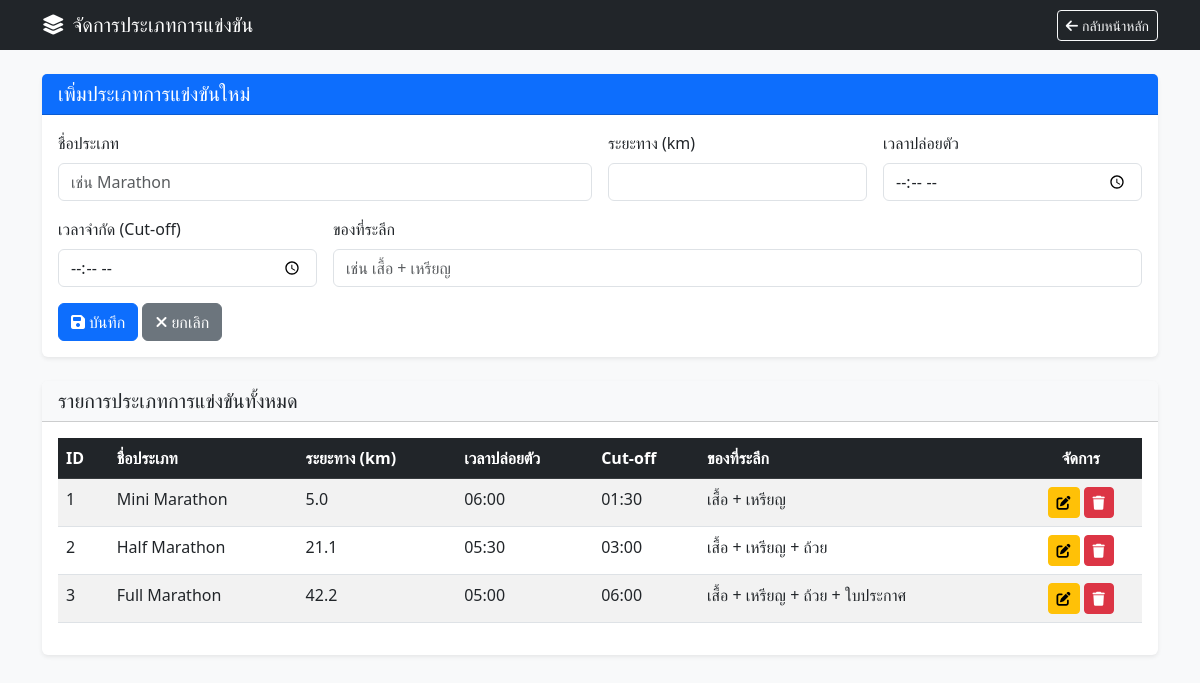
Page /manage_categories.php on the committed database.
### tables this page shows
CREATE TABLE IF NOT EXISTS RACE_CATEGORY (
    category_id INT AUTO_INCREMENT PRIMARY KEY,
    name VARCHAR(100) NOT NULL,
    distance_km DECIMAL(5,2) NOT NULL,
    start_time TIME,
    time_limit TIME,
    giveaway_type VARCHAR(200),
    created_at TIMESTAMP DEFAULT CURRENT_TIMESTAMP
);

### manage_categories.php (the view, shortened to what this page needs)
<?php require 'db.php'; ?>
<!DOCTYPE html>
<html lang="th">
<head>
    <link href="https://cdn.jsdelivr.net/npm/bootstrap@5.3.0/dist/css/bootstrap.min.css" rel="stylesheet">
    <link rel="stylesheet" href="https://cdnjs.cloudflare.com/ajax/libs/font-awesome/6.4.0/css/all.min.css">
    <link rel="stylesheet" href="assets/css/alert-popup.css">
</head>
<body class="bg-light">
    <nav class="navbar navbar-dark bg-dark mb-4">
        <div class="container">
            <span class="navbar-brand mb-0 h1"><i class="fa-solid fa-layer-group me-2"></i>จัดการประเภทการแข่งขัน</span>
            <a href="admin_index.php" class="btn btn-outline-light btn-sm">
                <i class="fa-solid fa-arrow-left me-1"></i>กลับหน้าหลัก
            </a>
        </div>
    </nav>
    <div class="container">
        <div class="card border-0 shadow-sm mb-4">
            <div class="card-header bg-primary text-white">
                <h5 class="mb-0" id="form-title">เพิ่มประเภทการแข่งขันใหม่</h5>
            </div>
            <div class="card-body">
                <form id="category-form" action="crud_category.php" method="POST">
                    <div class="row g-3">
                        <div class="col-md-6">
                            <label class="form-label">ชื่อประเภท</label>
                            <input type="text" name="name" id="name" class="form-control" placeholder="เช่น Marathon" required>
                        </div>
                        <div class="col-md-3">
                            <label class="form-label">ระยะทาง (km)</label>
                            <input type="number" step="0.1" name="distance_km" id="distance_km" class="form-control" required>
                        </div>
                        <div class="col-md-3">
                            <label class="form-label">เวลาปล่อยตัว</label>
                            <input type="time" name="start_time" id="start_time" class="form-control" required>
                        </div>
                        <div class="col-md-3">
                            <label class="form-label">เวลาจำกัด (Cut-off)</label>
                            <input type="time" name="time_limit" id="time_limit" class="form-control" required>
                        </div>
                        <div class="col-md-9">
                            <label class="form-label">ของที่ระลึก</label>
                            <input type="text" name="giveaway_type" id="giveaway_type" class="form-control" placeholder="เช่น เสื้อ + เหรียญ" required>
                        </div>
                    </div>
                    <div class="mt-3">
                        <button type="submit" class="btn btn-primary" id="submit-btn">
                            <i class="fa-solid fa-save me-1"></i>บันทึก
                        </button>
                        <button type="button" class="btn btn-secondary" onclick="resetForm()">
                            <i class="fa-solid fa-times me-1"></i>ยกเลิก
                        </button>
                    </div>
                </form>
            </div>
        </div>
        <div class="card border-0 shadow-sm">
            <div class="card-header bg-light">
                <h5 class="mb-0">รายการประเภทการแข่งขันทั้งหมด</h5>
            </div>
            <div class="card-body">
                <div class="table-responsive">
                    <table class="table table-striped table-hover">
                        <thead class="table-dark">
                            <tr>
                                <th>ID</th>
                                <th>ชื่อประเภท</th>
                                <th>ระยะทาง (km)</th>
                                <th>เวลาปล่อยตัว</th>
                                <th>Cut-off</th>
                                <th>ของที่ระลึก</th>
                                <th class="text-center">จัดการ</th>
                            </tr>
                        </thead>
                        <tbody>
                            <?php
                            try {
                                $categories = $pdo->query("SELECT * FROM RACE_CATEGORY ORDER BY distance_km")->fetchAll();
                                foreach ($categories as $cat) {
                                    echo "<tr>";
                                    echo "<td>{$cat['category_id']}</td>";
                                    echo "<td>{$cat['name']}</td>";
                                    echo "<td>" . number_format($cat['distance_km'], 1) . "</td>";
                                    echo "<td>" . substr($cat['start_time'], 0, 5) . "</td>";
                                    echo "<td>" . (isset($cat['time_limit']) ? substr($cat['time_limit'], 0, 5) : '-') . "</td>";
                                    echo "<td>" . (isset($cat['giveaway_type']) ? $cat['giveaway_type'] : '-') . "</td>";
                                    echo "<td class='text-center'>";
                                    echo "<button class='btn btn-sm btn-warning me-1' onclick='editCategory({$cat['category_id']})'>";
                                    echo "<i class='fa-solid fa-edit'></i></button>";
                                    echo "<button class='btn btn-sm btn-danger' onclick='deleteCategory({$cat['category_id']})'>";
                                    echo "<i class='fa-solid fa-trash'></i></button>";
                                    echo "</td>";
                                    echo "</tr>";
                                }
                            } catch (PDOException $e) {
                                echo "<tr><td colspan='7' class='text-center text-muted'>ไม่มีข้อมูล</td></tr>";
                            }
                            ?>
                        </tbody>
                    </table>
                </div>
            </div>
        </div>
    </div>
</body>
</html>

### rows in the picture
race_category: category_id "1", name "Mini Marathon", distance_km "5.0", start_time "06:00", time_limit "01:30", giveaway_type "เสื้อ + เหรียญ"
race_category: category_id "2", name "Half Marathon", distance_km "21.1", start_time "05:30", time_limit "03:00", giveaway_type "เสื้อ + เหรียญ + ถ้วย"
race_category: category_id "3", name "Full Marathon", distance_km "42.2", start_time "05:00", time_limit "06:00", giveaway_type "เสื้อ + เหรียญ + ถ้วย + ใบประกาศ"
